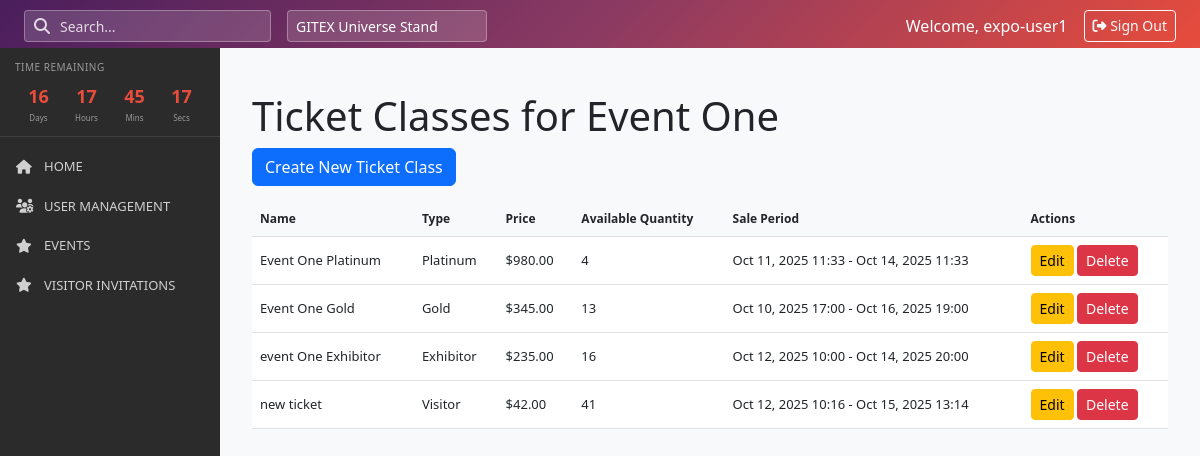
Page /events/1/ticketclasses/ (signed in) on the committed database.
### accounts/models.py (models this page shows, shortened)
class User(AbstractUser, TimestampedModel):
    user_type = models.CharField(
        max_length=20,
        choices=UserType.choices(),
        default=UserType.EXHIBITOR_TEAM.value,
        db_index=True
    )
    email = models.EmailField(unique=True)
    phone_number = PhoneNumberField(blank=True, null=True)
    specialization = models.CharField(
        max_length=20,
        choices=Specialization.choices(),
        blank=True,
        null=True
    )
    company_name = models.CharField(max_length=255, blank=True, null=True)
    position = models.CharField(max_length=100, blank=True, null=True)
    lead_capture_access = models.BooleanField(default=False)
    lead_export_access = models.BooleanField(default=False)
    USERNAME_FIELD = 'email'
    REQUIRED_FIELDS = ['username']
    class Meta:
        permissions = [
            ("can_manage_events", "Can manage events"),
            ("can_manage_exhibitors", "Can manage exhibitors"),
            ("can_manage_invitations", "Can manage invitations"),
            ("can_manage_team_members", "Can manage team members"),
        ]

### events/models.py (models this page shows, shortened)
class Event(TimestampedModel):
    name = models.CharField(max_length=255)
    description = models.TextField(blank=True, null=True)
    start_date = models.DateTimeField()
    end_date = models.DateTimeField()
    location = models.CharField(max_length=255, blank=True, null=True)
    created_by = models.ForeignKey(
        User,
        on_delete=models.SET_NULL,
        null=True,
        related_name='created_events'
    )

class TicketClass(TimestampedModel):
    event = models.ForeignKey(Event, on_delete=models.CASCADE, related_name='ticket_classes')
    name = models.CharField(max_length=100)
    ticket_type = models.CharField(
        max_length=20,
        choices=TicketType.choices(),
        db_index=True
    )
    sale_start = models.DateTimeField()
    sale_end = models.DateTimeField()
    price = models.DecimalField(max_digits=10, decimal_places=2)
    quantity_limit = models.PositiveIntegerField()
    available_quantity = models.PositiveIntegerField(editable=False)

### events/views.py (the view)
# urls.py: path('events/<int:event_id>/ticketclasses/', views.ticketclass_list, name='ticketclass_list'),
@login_required
def ticketclass_list(request, event_id):
    event = get_object_or_404(Event, pk=event_id)
    ticket_classes = TicketClass.objects.filter(event=event)
    return render(request, 'events/ticketclass_list.html', {'object_list': ticket_classes, 'event': event})

### templates/events/ticketclass_list.html (shortened to what this page needs)
{% extends 'base/base.html' %}
{% load static %}
{% block content %}
<div class="container mt-4">
    <h1>Ticket Classes for {{ event.name }}</h1>
    <a href="{% url 'events:ticketclass_create' event.pk %}" class="btn btn-primary mb-3">Create New Ticket Class</a>
    <table class="table">
        <thead>
            <tr>
                <th>Name</th>
                <th>Type</th>
                <th>Price</th>
                <th>Available Quantity</th>
                <th>Sale Period</th>
                <th>Actions</th>
            </tr>
        </thead>
        <tbody>
            {% for ticket_class in object_list %}
            <tr>
                <td>{{ ticket_class.name }}</td>
                <td>{{ ticket_class.get_ticket_type_display }}</td>
                <td>${{ ticket_class.price }}</td>
                <td>{{ ticket_class.available_quantity }}</td>
                <td>{{ ticket_class.sale_start|date:"M d, Y H:i" }} - {{ ticket_class.sale_end|date:"M d, Y H:i" }}</td>
                <td>
                    <a href="{% url 'events:ticketclass_update' event.id ticket_class.pk %}" class="btn btn-warning btn-sm">Edit</a>
                    <a href="{% url 'events:ticketclass_delete' event.id ticket_class.pk %}" class="btn btn-danger btn-sm">Delete</a>
                </td>
            </tr>
            {% empty %}
            <tr>
                <td colspan="6">No ticket classes found.</td>
            </tr>
            {% endfor %}
        </tbody>
    </table>
</div>
{% endblock %}

### templates/base/base.html (shortened to what this page needs)
<!DOCTYPE html>
<html lang="en">
<head>
    <link href="https://cdn.jsdelivr.net/npm/bootstrap@5.3.0/dist/css/bootstrap.min.css" rel="stylesheet">
    <link rel="stylesheet" href="https://cdnjs.cloudflare.com/ajax/libs/font-awesome/6.4.0/css/all.min.css">
    <link href="https://cdn.jsdelivr.net/npm/select2@4.1.0-rc.0/dist/css/select2.min.css" rel="stylesheet">
    <link href="https://cdn.jsdelivr.net/npm/select2-bootstrap-5-theme@1.3.0/dist/select2-bootstrap-5-theme.min.css" rel="stylesheet">
    <link rel="stylesheet" href="https://cdn.datatables.net/1.13.6/css/dataTables.bootstrap5.min.css">
</head>
<body>
    <div class="top-header">
        <div class="container-fluid px-4">
            <div class="row align-items-center">
                <div class="col-md-6">
                    <div class="d-flex align-items-center gap-3">
                        <div class="search-wrapper">
                            <i class="fas fa-search search-icon"></i>
                            <input type="text" class="form-control search-input form-control-sm" placeholder="Search...">
                        </div>
                        <select class="form-select form-select-sm" style="width: 200px; background: rgba(255,255,255,0.15); border-color: rgba(255,255,255,0.3); color: white; height: 32px;">
                            <option>GITEX Universe Stand</option>
                        </select>
                    </div>
                </div>
                <div class="col-md-6 text-end d-flex align-items-center justify-content-end">
                    <span class="me-3">Welcome, {% if user.is_authenticated %}{{ user.get_full_name|default:user.username }}{% else %}Guest{% endif %}</span>
                    {% if user.is_authenticated %}
                        <a href="{% url 'accounts:logout' %}" class="btn btn-sm btn-outline-light" style="height: 32px;">
                            <i class="fas fa-sign-out-alt"></i> Sign Out
                        </a>
                    {% else %}
                        <a href="{% url 'accounts:login' %}" class="btn btn-sm btn-outline-light" style="height: 32px;">
                            <i class="fas fa-sign-in-alt"></i> Sign In
                        </a>
                    {% endif %}
                </div>
            </div>
        </div>
    </div>
    <div class="app-wrapper">
        <nav class="sidebar" id="sidebar">
            {% include 'components/_sidebar.html' %}
        </nav>
        <main class="main-content">
            {% block content %}{% endblock %}
        </main>
    </div>
</body>
</html>

### templates/components/_sidebar.html (shortened to what this page needs)
<div class="countdown-section">
    <div class="countdown-title">Time Remaining</div>
    <div class="countdown-display" id="countdown">
    </div>
</div>
<div class="nav-menu">
    <a href="{% url 'home-page' %}" class="nav-item" data-active="{% if active_menu == 'home' %}true{% else %}false{% endif %}">
        <i class="fas fa-home"></i>
        <span>HOME</span>
    </a>
    <a href="{% url 'accounts:user_list' %}" class="nav-item" data-active="{% if active_menu == 'home' %}true{% else %}false{% endif %}">
        <i class="fas fa-users-cog"></i>
        <span>USER MANAGEMENT</span>
    </a>
    <a href="{% url 'events:event_list' %}" class="nav-item" data-active="{% if active_menu == 'home' %}true{% else %}false{% endif %}">
        <i class="fas fa-star"></i>
        <span>EVENTS</span>
    </a>
     <a href="{% url 'invitations:invitation_list' %}" class="nav-item" data-active="{% if active_menu == 'home' %}true{% else %}false{% endif %}">
        <i class="fas fa-star"></i>
        <span>VISITOR INVITATIONS</span>
    </a>
</div>

### rows in the picture
User: get_full_name "expo-user1"
Event: name "Event One"
TicketClass: name "Event One Platinum", ticket_type "Platinum", price "980.00", available_quantity "4", sale_start "Oct 11, 2025 11:33", sale_end "Oct 14, 2025 11:33"
TicketClass: name "Event One Gold", ticket_type "Gold", price "345.00", available_quantity "13", sale_start "Oct 10, 2025 17:00", sale_end "Oct 16, 2025 19:00"
TicketClass: name "event One Exhibitor", ticket_type "Exhibitor", price "235.00", available_quantity "16", sale_start "Oct 12, 2025 10:00", sale_end "Oct 14, 2025 20:00"
TicketClass: name "new ticket", ticket_type "Visitor", price "42.00", available_quantity "41", sale_start "Oct 12, 2025 10:16", sale_end "Oct 15, 2025 13:14"
